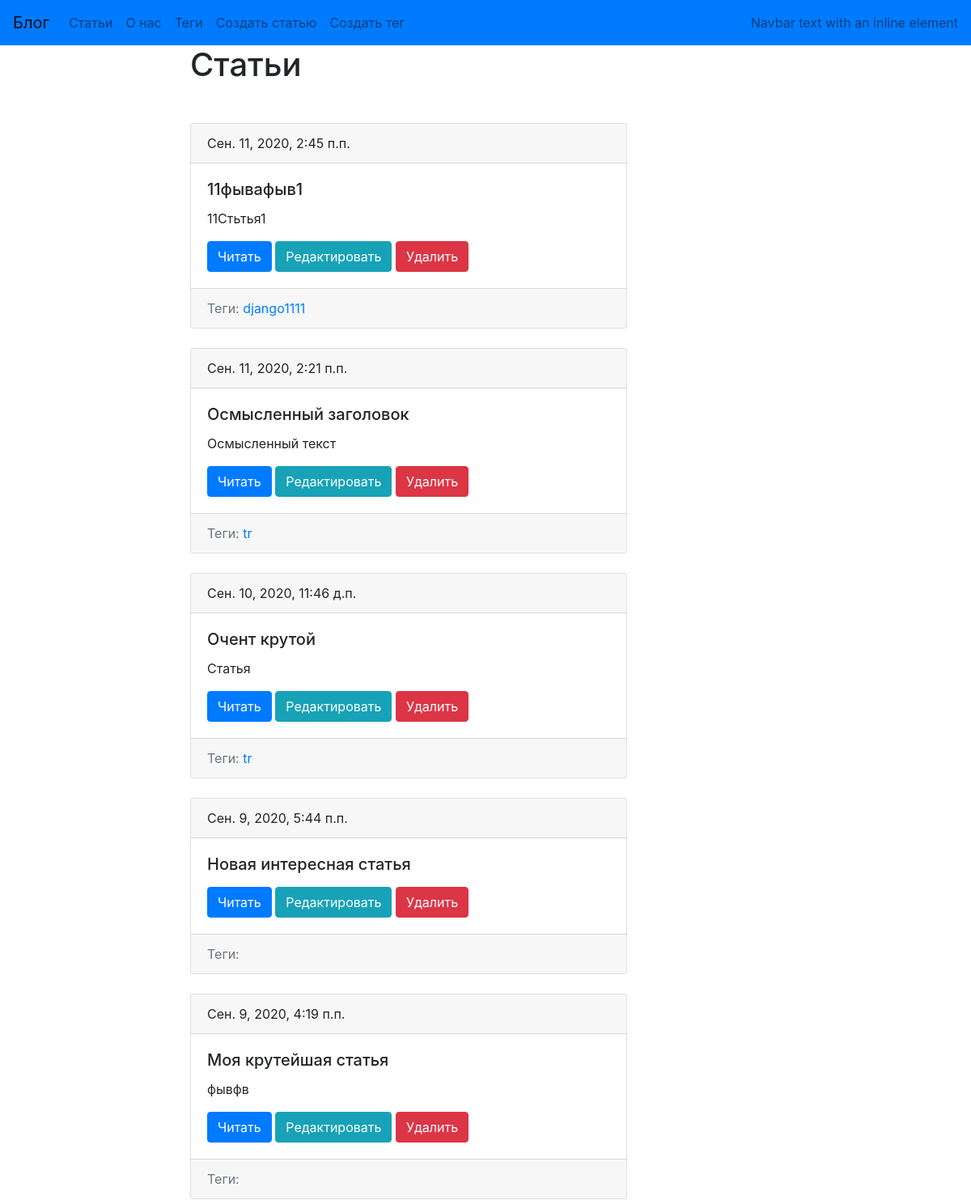
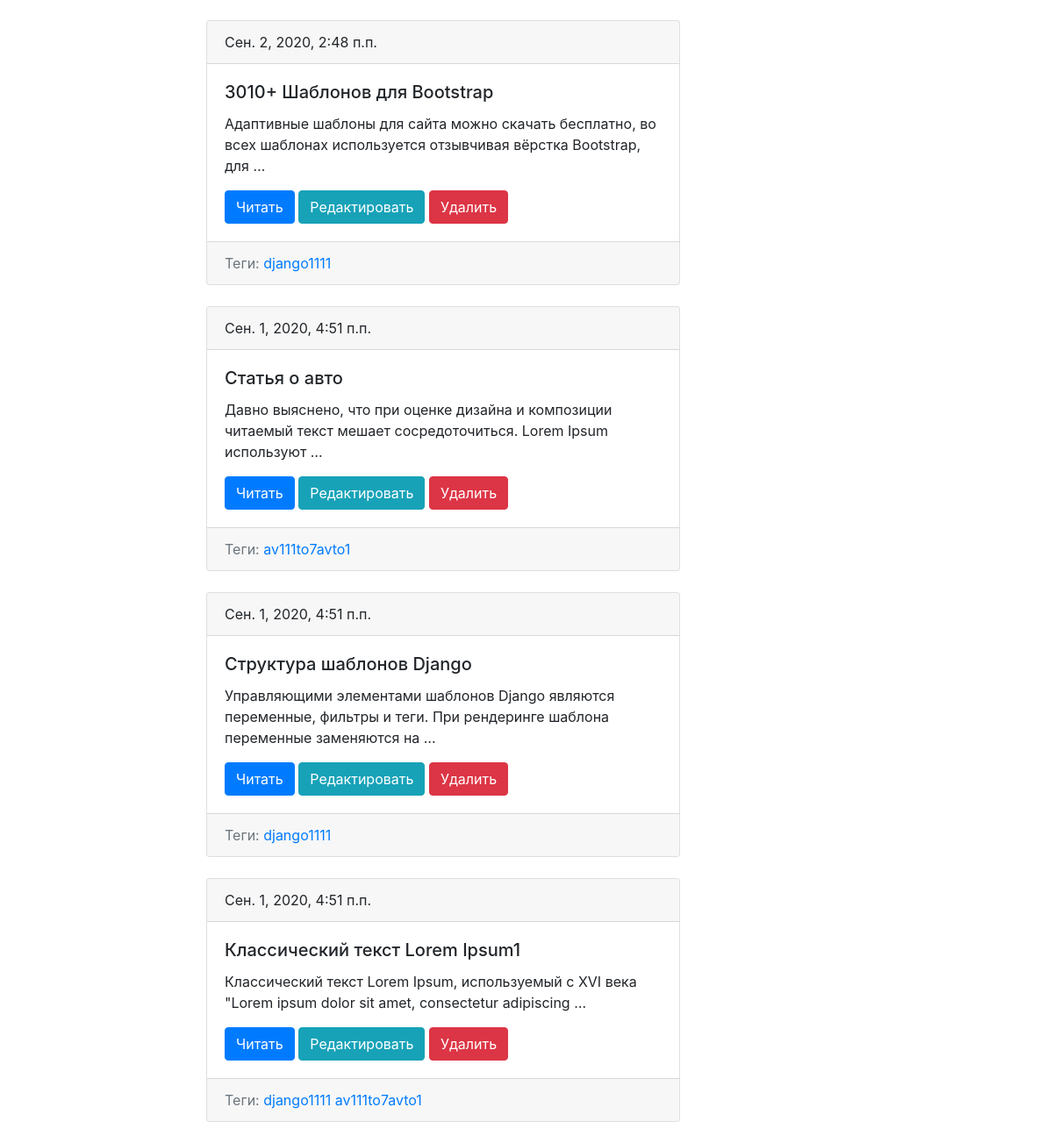
The app's page /, older data (2 pictures, top to bottom).
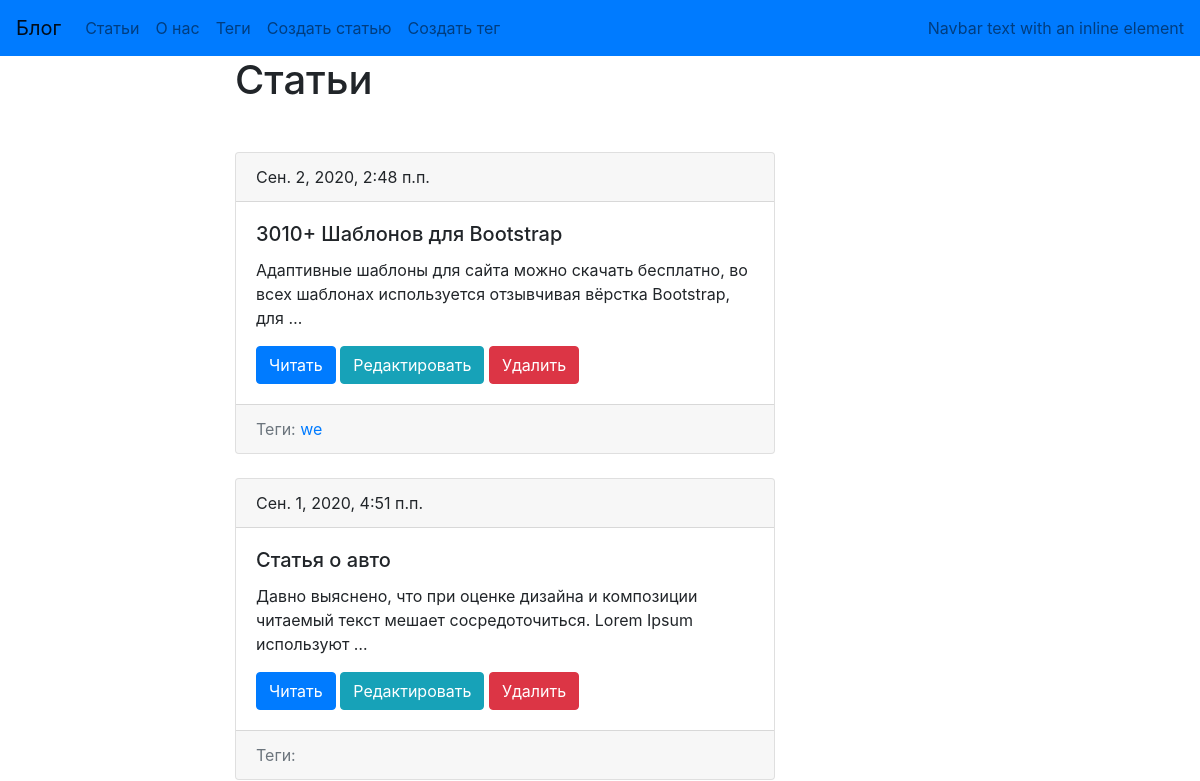
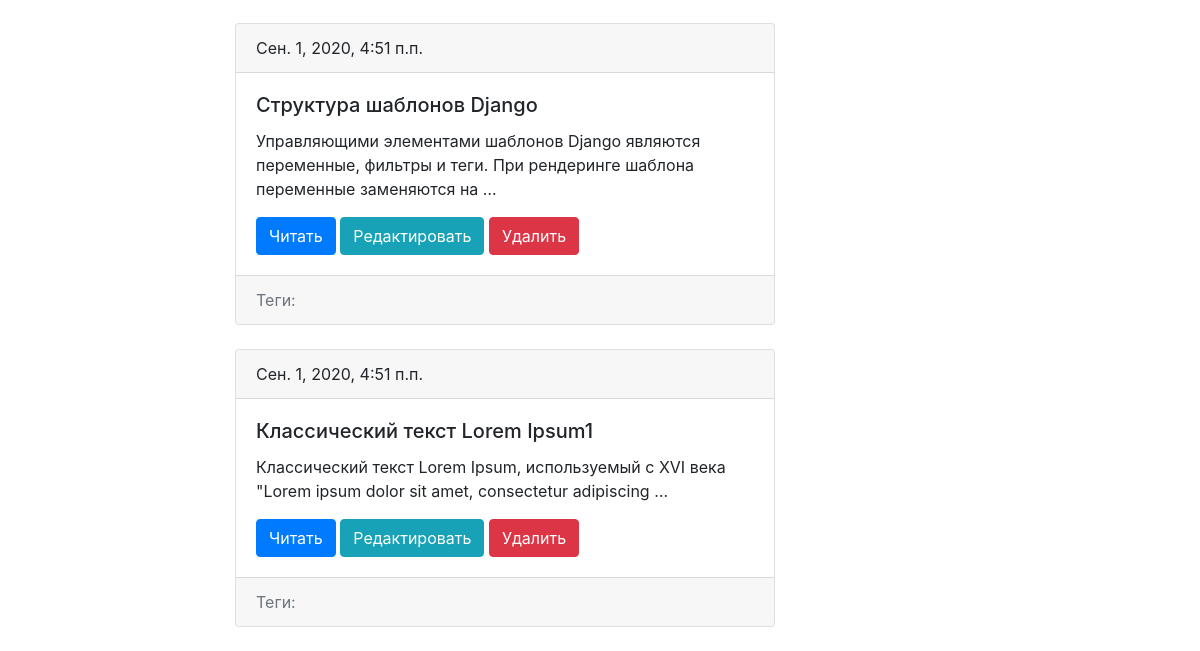
The same page, newer data (2 pictures, top to bottom).
### blog/models.py (models this page shows, shortened)
class Post(models.Model):
        title=models.CharField(max_length=150,db_index=True,verbose_name="Заголовок")
        slug=models.CharField(max_length=150,blank=True,unique=True)
        body=models.TextField(blank=True,db_index=True)
        date_pub=models.DateTimeField(auto_now_add=True)
        tags=models.ManyToManyField('Tag',blank=True,related_name='posts')
        def get_absolute_url(self):
            return reverse("post_detail_url", kwargs={"slug": self.slug})
        class Meta:
          verbose_name="Статья"
          verbose_name_plural = "Статьи"

class Tag(models.Model):
    title=models.CharField(max_length=50,unique=True)
    slug = models.SlugField(max_length=50,unique=True,blank=True)
    def get_absolute_url(self):
        return reverse("tag_detail_url", kwargs={"slug": self.slug})

### blog/views.py (the view)
# urls.py: path('', post_list,name='post_lists_url'),
def post_list(request):
    posts=Post.objects.order_by("-date_pub")
    return render(request,'blog/post_list.html',context={"var_for_html_templ": posts})

### blog/templates/blog/post_list.html (shortened to what this page needs)
{% extends "blog/base_blog.html" %}
{% block content %}
    <h1 class="mb-5">Статьи</h1>
    {% for post in var_for_html_templ %}
        {%include 'blog/includes/postcard.html'%}
    {% endfor %}
{% endblock %}

### blog/templates/blog/includes/postcard.html
    <div class="card">
            <div class="card-header">
                {{ post.date_pub }}
            </div>
            <div class="card-body">
                <h5 class="card-title"> {{ post.title }}</h5>
                <p class="card-text"> {{ post.body|truncatewords:15 }}</p>
                <a href="{{post.get_absolute_url}}" class="btn btn-primary">Читать</a>
                <a href="{% url 'post_update_url' slug=post.slug %}" class="btn btn-info">Редактировать</a>
                <a href="{% url 'post_delete_url' slug=post.slug %}" class="btn btn-danger">Удалить</a>
            </div>
            <div class="card-footer text-muted">
                Теги:
                {% for tag in post.tags.all %}
                    <a href="{{tag.get_absolute_url}}">{{tag.title}}</h5> </a>
                {% endfor %}
            </div>
    </div>
    <br>

Row changes from the older to the newer data that the page shows:
removed Post: date_pub "Сен. 11, 2020, 2:45 п.п.", title "11фывафыв1", body "11Стьтья1"
removed Tag: title "django1111"
removed Post: date_pub "Сен. 11, 2020, 2:21 п.п.", title "Осмысленный заголовок", body "Осмысленный текст"
removed Tag: title "tr"
removed Post: date_pub "Сен. 10, 2020, 11:46 д.п.", title "Очент крутой", body "Статья"
removed Post: date_pub "Сен. 9, 2020, 5:44 п.п.", title "Новая интересная статья"
removed Post: date_pub "Сен. 9, 2020, 4:19 п.п.", title "Моя крутейшая статья", body "фывфв"
removed Tag: title "av111to7avto1"
added Tag: title "we", shown under Post "3010+ Шаблонов для Bootstrap"
